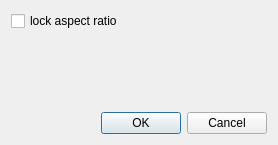
<ui version="4.0" >
 <class>ImageProperties</class>
 <widget class="QDialog" name="ImageProperties" >
  <property name="geometry" >
   <rect>
    <x>0</x>
    <y>0</y>
    <width>278</width>
    <height>145</height>
   </rect>
  </property>
  <property name="windowTitle" >
   <string>Image Properties</string>
  </property>
  <layout class="QVBoxLayout" >
   <item>
    <widget class="QCheckBox" name="lockAspectRatio" >
     <property name="text" >
      <string>lock aspect ratio</string>
     </property>
    </widget>
   </item>
   <item>
    <spacer>
     <property name="orientation" >
      <enum>Qt::Vertical</enum>
     </property>
     <property name="sizeHint" >
      <size>
       <width>20</width>
       <height>40</height>
      </size>
     </property>
    </spacer>
   </item>
   <item>
    <widget class="QDialogButtonBox" name="buttonBox" >
     <property name="orientation" >
      <enum>Qt::Horizontal</enum>
     </property>
     <property name="standardButtons" >
      <set>QDialogButtonBox::Cancel|QDialogButtonBox::NoButton|QDialogButtonBox::Ok</set>
     </property>
    </widget>
   </item>
  </layout>
 </widget>
 <resources/>
 <connections>
  <connection>
   <sender>buttonBox</sender>
   <signal>accepted()</signal>
   <receiver>ImageProperties</receiver>
   <slot>accept()</slot>
   <hints>
    <hint type="sourcelabel" >
     <x>248</x>
     <y>254</y>
    </hint>
    <hint type="destinationlabel" >
     <x>157</x>
     <y>274</y>
    </hint>
   </hints>
  </connection>
  <connection>
   <sender>buttonBox</sender>
   <signal>rejected()</signal>
   <receiver>ImageProperties</receiver>
   <slot>reject()</slot>
   <hints>
    <hint type="sourcelabel" >
     <x>316</x>
     <y>260</y>
    </hint>
    <hint type="destinationlabel" >
     <x>286</x>
     <y>274</y>
    </hint>
   </hints>
  </connection>
 </connections>
</ui>
